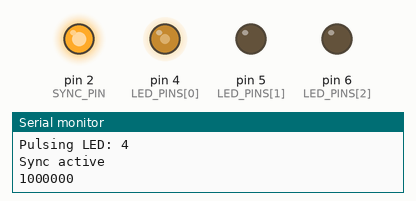
Simulated run of this sketch. Board: Arduino Uno, built with avr-gcc and run on an emulated ATmega328P. Parts: output pins drawn as LEDs (lit = HIGH), the last lines printed to the serial monitor.

Above: at 0.05 s.
At 2.05 s:
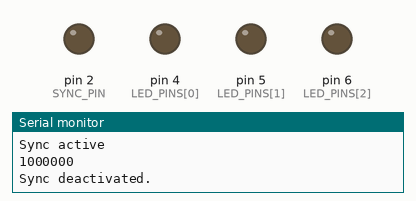
At 3.25 s:
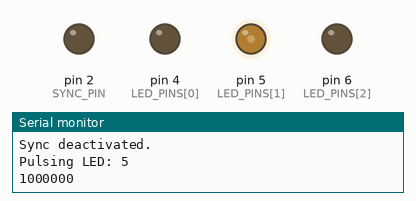
At 5.4 s:
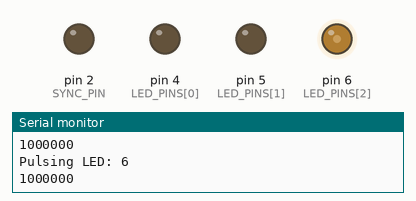
Timing chart, 0 to 8.3 s (numbered marks = the images above):
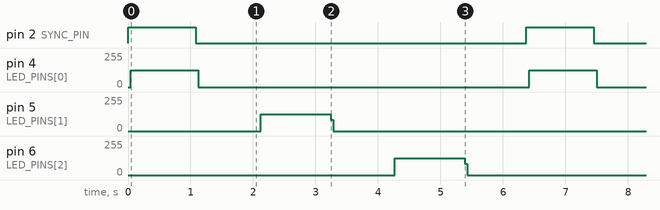

The sketch:

loner.ino
```cpp
#include <IRremote.h>

const int NUM_LEDS = 3;
int LED_PINS[NUM_LEDS] = {4, 5, 6}; // 3 IR LEDS
int SYNC_PIN = 2;

const long PULSE_TIME = 1000000;
const unsigned int INTER_PULSE = 1000;

int count = 0;

// This procedure sends a 38KHz pulse to the IRledPin
// for a certain # of microseconds. We'll use this whenever we need to send codes
void pulseIR(long microsecs, int IRledPin) {
  // we'll count down from the number of microseconds we are told to wait

  cli();  // this turns off any background interrupts

  while (microsecs > 0) {
    // 38 kHz is about 13 microseconds high and 13 microseconds low
   digitalWrite(IRledPin, HIGH);  // this takes about 3 microseconds to happen
   delayMicroseconds(10);         // hang out for 10 microseconds
   digitalWrite(IRledPin, LOW);   // this also takes about 3 microseconds
   delayMicroseconds(10);         // hang out for 10 microseconds

   // so 26 microseconds altogether
   microsecs -= 26;
  }

  sei();  // this turns them back on
}

void setup() {
  // put your setup code here, to run once:
  Serial.begin(9600);

  // initialize the IR pins as outputs
  for (int i = 0; i < NUM_LEDS; i++)
  {
    pinMode(LED_PINS[i], OUTPUT);
    //digitalWrite(LED_PINS[i], HIGH);
  }
  pinMode(SYNC_PIN, OUTPUT);

}

void loop() {
  // put your main code here, to run repeatedly:
  Serial.print("Pulsing LED: ");
  Serial.println(LED_PINS[count]);

  if (count == 0)
  {
    Serial.println("Sync active");
    digitalWrite(SYNC_PIN, HIGH);
  }

  long microsecs = PULSE_TIME;
  Serial.println(microsecs);
  while (microsecs > 0) {
    // 38 kHz is about 13 microseconds high and 13 microseconds low
    digitalWrite(LED_PINS[count], HIGH);  // this takes about 3 microseconds to happen
    delayMicroseconds(10);         // hang out for 10 microseconds
    digitalWrite(LED_PINS[count], LOW);   // this also takes about 3 microseconds
    delayMicroseconds(10);         // hang out for 10 microseconds

    // so 26 microseconds altogether
    microsecs -= 26;
  }
  //pulseIR(PULSE_TIME, LED_PINS[count]);
  if (count == 0)
  {
    Serial.println("Sync deactivated.");
    digitalWrite(SYNC_PIN, LOW);
  }

  count++;
  if (count == NUM_LEDS)
    count = 0;

  delay(INTER_PULSE); // wait 1 second between pulses
}
```

Measured:
- by itself, pin 2 (SYNC_PIN): alternates HIGH for 1.1 s and LOW for 5.3 s
- by itself, pin 4 (LED_PINS[0]): alternates 126/255 for 1.1 s and 0/255 for 5.3 s
- by itself, pin 5 (LED_PINS[1]), pin 6 (LED_PINS[2]): repeats every 6.4 s: 84/255 0.04 s, 0/255 5.2 s, 126/255 1.1 s
